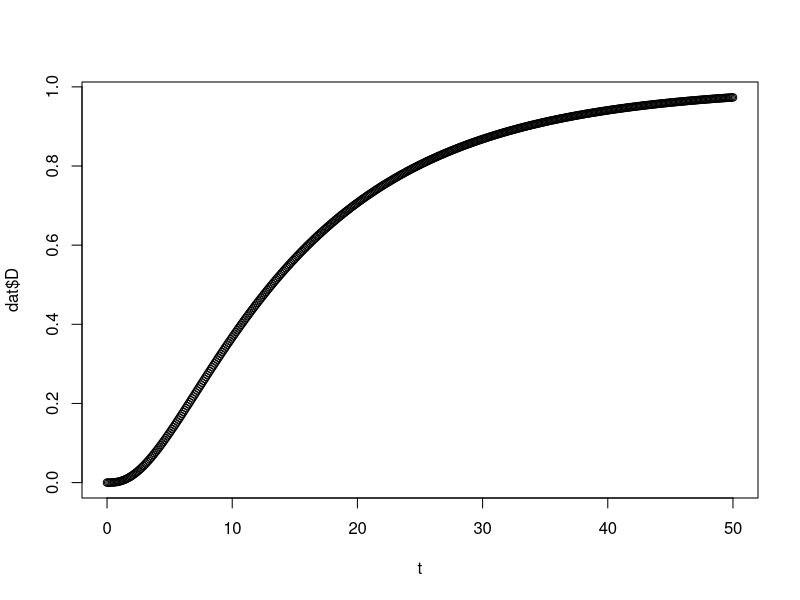

Generate this figure with R: (Note: this script raises an error after producing the figure.)
library(minpack.lm)
library(deSolve)

ABCD_First_Order <- function(t, state, parameters) {
  with(as.list(c(state, parameters)), {
    dA <- -k1*A
    dB <- k1*A-k2*B
    dC <- k2*B-k3*C
    dD <- k3*C
    list(c(dA, dB, dC, dD))
  })
}

ABC_First_Order <- function(t, state, parameters) {
  with(as.list(c(state, parameters)), {
    dA <- -k1*A
    dB <- k1*A-k2*B
    dC <- k2*B
    list(c(dA, dB, dC))
  })
}

AB_First_Order <- function(t, state, parameters) {
  with(as.list(c(state, parameters)), {
    dA <- -k1*A
    dB <- k1*A
    list(c(dA, dB))
  })
}

func_ode_2 <- function(params,tt){
  parameters <- c(k1=params$k1)
  state <- c(A=1,B=0)
  out <- ode(y = state, times = tt, func = AB_First_Order, parms = parameters)
  fout <- out[,3]
  return(fout[1:length(tt)])
}

func_ode_3 <- function(params,tt){
  parameters <- c(k1=params$k1, k2=params$k2)
  state <- c(A=1,B=0,C=0)
  out <- ode(y = state, times = tt, func = ABC_First_Order, parms = parameters,method="ode45")
  fout <- rowSums(out[,3:4])
  return(fout[1:length(tt)])
}

func_ode_4 <- function(params,tt){
  parameters <- c(k1=params$k1, k2=params$k2, k3=params$k3)
  state <- c(A=1,B=0,C=0,D=0)
  out <- ode(y = state, times = tt, func = ABCD_First_Order, parms = parameters)
  #fout <- rowSums(out[,3:5])
  #return(fout[1:length(tt)])
  return(out[,3:5])
}


t <- seq(0, 50, by = 0.1)

## values over which to simulate data
pp = list(k1=0.99,k2=0.317,k3=0.08)
simDNoisy <- func_ode_4(pp,t) #+ rnorm(length(t),sd=.01)
dat <- data.frame(simDNoisy)

plot(x=t,dat$D)


## residual function
residFun <- function(p, observed, tt) {
  residFun <- func_ode_3(p,tt) - observed
}
## starting values for parameters
parStart <- list(k1=0.6,k2=-0.5)
lower <- c(k1=0.5,k2=-0.4)
upper <- c(k1=0.9,k2=-0.01)

## perform fit
nls.out <- nls.lm(par=parStart,lower=lower, upper=upper, fn = residFun, observed = simDNoisy, tt = t, control = nls.lm.control(nprint=1))

## plot model evaluated at final parameter estimates
#plot(t,getPred(as.list(coef(nls.out)), x), col=2, lwd=2)
layout(matrix(1:2, ncol = 1), widths = 1, heights = c(2,1.4), respect = FALSE)
par(mar = c(0, 4.1, 3, 2.1))
plot(t,simDNoisy)
lines(t,func_ode_2(nls.out$par,t),col="red",xaxt="n")
par(mar = c(4.1, 4.1, 0.3, 2.1))
plot(t,nls.out$fvec)

## summary information on parameter estimates
summary(nls.out)
